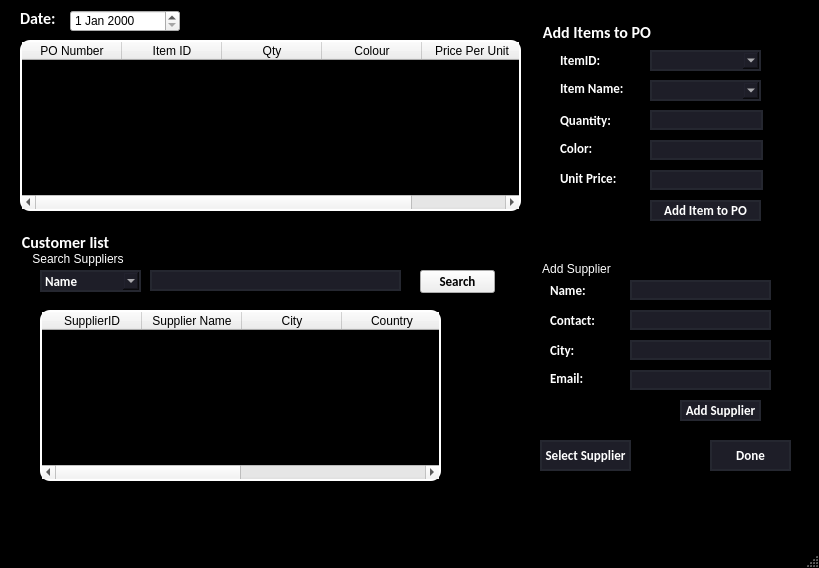
<?xml version="1.0" encoding="UTF-8"?>
<ui version="4.0">
 <class>MainWindow</class>
 <widget class="QMainWindow" name="MainWindow">
  <property name="geometry">
   <rect>
    <x>0</x>
    <y>0</y>
    <width>819</width>
    <height>568</height>
   </rect>
  </property>
  <property name="windowTitle">
   <string>MainWindow</string>
  </property>
  <property name="styleSheet">
   <string notr="true">QMainWindow{
	background-color: rgb(0,0,0);
}

QMenuBar{
background-color: rgb(0,0,0);
}</string>
  </property>
  <widget class="QWidget" name="centralwidget">
   <widget class="QGroupBox" name="groupBox_2">
    <property name="geometry">
     <rect>
      <x>20</x>
      <y>230</y>
      <width>791</width>
      <height>291</height>
     </rect>
    </property>
    <property name="font">
     <font>
      <family>Calibri</family>
      <pointsize>12</pointsize>
      <weight>75</weight>
      <bold>true</bold>
     </font>
    </property>
    <property name="styleSheet">
     <string notr="true">QGroupBox {
    background-color: rgb(0,0,0);
    border: 1px solid black;
    color: white; 
}</string>
    </property>
    <property name="title">
     <string>Customer list</string>
    </property>
    <widget class="QGroupBox" name="groupBox_3">
     <property name="geometry">
      <rect>
       <x>10</x>
       <y>20</y>
       <width>481</width>
       <height>51</height>
      </rect>
     </property>
     <property name="title">
      <string>Search Suppliers</string>
     </property>
     <widget class="QComboBox" name="customerSearchCombo">
      <property name="geometry">
       <rect>
        <x>10</x>
        <y>20</y>
        <width>101</width>
        <height>22</height>
       </rect>
      </property>
      <property name="font">
       <font>
        <family>Calibri</family>
        <pointsize>10</pointsize>
        <weight>75</weight>
        <bold>true</bold>
       </font>
      </property>
      <property name="styleSheet">
       <string notr="true">QComboBox QAbstractItemView {
    background-color: rgb(30, 30, 40);
    color: #FFF;
    selection-background-color: rgb(53, 53, 71);
    selection-color: #FFF;
}


QComboBox{
	background-color: rgb(30, 30, 40);
	color: rgb(255,255,255);
	border: 2px solid rgb(37, 39, 48);
}

QComboBox:hover{
	border: 2px solid rgb(53, 53, 71);
	
	background-color: rgb(40, 40, 54);
}</string>
      </property>
      <item>
       <property name="text">
        <string>Name</string>
       </property>
      </item>
      <item>
       <property name="text">
        <string>SupplierID</string>
       </property>
      </item>
     </widget>
     <widget class="QLineEdit" name="customerSearchLine">
      <property name="geometry">
       <rect>
        <x>120</x>
        <y>20</y>
        <width>251</width>
        <height>21</height>
       </rect>
      </property>
      <property name="styleSheet">
       <string notr="true">QLineEdit{
	border: 2px solid rgb(37, 39, 48);
	border-radius: 100px;
	color: #FFF;
	background-color: rgb(30, 30, 40);

}

QLineEdit:hover{
	border: 2px solid rgb(53, 53, 71)
}

QLineEdit: focus{
	border: 2px solid rgb(85, 170, 255);
}</string>
      </property>
     </widget>
     <widget class="QPushButton" name="customerSearchButton">
      <property name="geometry">
       <rect>
        <x>390</x>
        <y>20</y>
        <width>75</width>
        <height>23</height>
       </rect>
      </property>
      <property name="font">
       <font>
        <family>Calibri</family>
        <pointsize>10</pointsize>
        <weight>75</weight>
        <bold>true</bold>
       </font>
      </property>
      <property name="text">
       <string>Search</string>
      </property>
     </widget>
    </widget>
    <widget class="QGroupBox" name="groupBox_4">
     <property name="geometry">
      <rect>
       <x>520</x>
       <y>30</y>
       <width>251</width>
       <height>171</height>
      </rect>
     </property>
     <property name="styleSheet">
      <string notr="true">QGroupBox {
    background-color: rgb(0,0,0);
    border: 1px solid black;
    color: white; 
}</string>
     </property>
     <property name="title">
      <string>Add Supplier</string>
     </property>
     <widget class="QLabel" name="label">
      <property name="geometry">
       <rect>
        <x>10</x>
        <y>20</y>
        <width>41</width>
        <height>21</height>
       </rect>
      </property>
      <property name="font">
       <font>
        <family>Calibri</family>
        <pointsize>10</pointsize>
        <weight>75</weight>
        <bold>true</bold>
       </font>
      </property>
      <property name="styleSheet">
       <string notr="true">QLabel{
	color: #FFF;
}</string>
      </property>
      <property name="text">
       <string>Name:</string>
      </property>
     </widget>
     <widget class="QLabel" name="label_2">
      <property name="geometry">
       <rect>
        <x>10</x>
        <y>50</y>
        <width>71</width>
        <height>20</height>
       </rect>
      </property>
      <property name="font">
       <font>
        <family>Calibri</family>
        <pointsize>10</pointsize>
        <weight>75</weight>
        <bold>true</bold>
       </font>
      </property>
      <property name="styleSheet">
       <string notr="true">QLabel{
	color: #FFF;
}</string>
      </property>
      <property name="text">
       <string>Contact:</string>
      </property>
     </widget>
     <widget class="QLabel" name="label_3">
      <property name="geometry">
       <rect>
        <x>10</x>
        <y>80</y>
        <width>61</width>
        <height>20</height>
       </rect>
      </property>
      <property name="font">
       <font>
        <family>Calibri</family>
        <pointsize>10</pointsize>
        <weight>75</weight>
        <bold>true</bold>
       </font>
      </property>
      <property name="styleSheet">
       <string notr="true">QLabel{
	color: #FFF;
}</string>
      </property>
      <property name="text">
       <string>City:</string>
      </property>
     </widget>
     <widget class="QLabel" name="label_4">
      <property name="geometry">
       <rect>
        <x>10</x>
        <y>110</y>
        <width>41</width>
        <height>16</height>
       </rect>
      </property>
      <property name="font">
       <font>
        <family>Calibri</family>
        <pointsize>10</pointsize>
        <weight>75</weight>
        <bold>true</bold>
       </font>
      </property>
      <property name="styleSheet">
       <string notr="true">QLabel{
	color: #FFF;
}</string>
      </property>
      <property name="text">
       <string>Email:</string>
      </property>
     </widget>
     <widget class="QLineEdit" name="customerNameLine">
      <property name="geometry">
       <rect>
        <x>90</x>
        <y>20</y>
        <width>141</width>
        <height>20</height>
       </rect>
      </property>
      <property name="styleSheet">
       <string notr="true">QLineEdit{
	border: 2px solid rgb(37, 39, 48);
	border-radius: 100px;
	color: #FFF;
	background-color: rgb(30, 30, 40);

}

QLineEdit:hover{
	border: 2px solid rgb(53, 53, 71)
}

QLineEdit: focus{
	border: 2px solid rgb(85, 170, 255);
}</string>
      </property>
     </widget>
     <widget class="QLineEdit" name="customerContactLine">
      <property name="geometry">
       <rect>
        <x>90</x>
        <y>50</y>
        <width>141</width>
        <height>20</height>
       </rect>
      </property>
      <property name="styleSheet">
       <string notr="true">QLineEdit{
	border: 2px solid rgb(37, 39, 48);
	border-radius: 100px;
	color: #FFF;
	background-color: rgb(30, 30, 40);

}

QLineEdit:hover{
	border: 2px solid rgb(53, 53, 71)
}

QLineEdit: focus{
	border: 2px solid rgb(85, 170, 255);
}</string>
      </property>
     </widget>
     <widget class="QLineEdit" name="customerAddressLine">
      <property name="geometry">
       <rect>
        <x>90</x>
        <y>80</y>
        <width>141</width>
        <height>20</height>
       </rect>
      </property>
      <property name="styleSheet">
       <string notr="true">QLineEdit{
	border: 2px solid rgb(37, 39, 48);
	border-radius: 100px;
	color: #FFF;
	background-color: rgb(30, 30, 40);

}

QLineEdit:hover{
	border: 2px solid rgb(53, 53, 71)
}

QLineEdit: focus{
	border: 2px solid rgb(85, 170, 255);
}</string>
      </property>
     </widget>
     <widget class="QLineEdit" name="customerEmailLine">
      <property name="geometry">
       <rect>
        <x>90</x>
        <y>110</y>
        <width>141</width>
        <height>20</height>
       </rect>
      </property>
      <property name="styleSheet">
       <string notr="true">QLineEdit{
	border: 2px solid rgb(37, 39, 48);
	border-radius: 100px;
	color: #FFF;
	background-color: rgb(30, 30, 40);

}

QLineEdit:hover{
	border: 2px solid rgb(53, 53, 71)
}

QLineEdit: focus{
	border: 2px solid rgb(85, 170, 255);
}</string>
      </property>
     </widget>
     <widget class="QPushButton" name="addCustomerButton">
      <property name="geometry">
       <rect>
        <x>140</x>
        <y>140</y>
        <width>81</width>
        <height>21</height>
       </rect>
      </property>
      <property name="font">
       <font>
        <family>Calibri</family>
        <pointsize>10</pointsize>
        <weight>75</weight>
        <bold>true</bold>
       </font>
      </property>
      <property name="styleSheet">
       <string notr="true">QPushButton{
	border: 2px solid rgb(37, 39, 48);
	border-radius: 100px;
	color: #FFF;
	background-color: rgb(30, 30, 40);
	
}

QPushButton:hover{
	border: 2px solid rgb(53, 53, 71)
}</string>
      </property>
      <property name="text">
       <string>Add Supplier</string>
      </property>
     </widget>
    </widget>
    <widget class="QPushButton" name="selectCustomerButton">
     <property name="geometry">
      <rect>
       <x>520</x>
       <y>210</y>
       <width>91</width>
       <height>31</height>
      </rect>
     </property>
     <property name="font">
      <font>
       <family>Calibri</family>
       <pointsize>10</pointsize>
       <weight>75</weight>
       <bold>true</bold>
      </font>
     </property>
     <property name="styleSheet">
      <string notr="true">QPushButton{
	border: 2px solid rgb(37, 39, 48);
	border-radius: 100px;
	color: #FFF;
	background-color: rgb(30, 30, 40);
	
}

QPushButton:hover{
	border: 2px solid rgb(53, 53, 71)
}</string>
     </property>
     <property name="text">
      <string>Select Supplier</string>
     </property>
    </widget>
    <widget class="QPushButton" name="doneButton">
     <property name="geometry">
      <rect>
       <x>690</x>
       <y>210</y>
       <width>81</width>
       <height>31</height>
      </rect>
     </property>
     <property name="font">
      <font>
       <family>Calibri</family>
       <pointsize>10</pointsize>
       <weight>75</weight>
       <bold>true</bold>
      </font>
     </property>
     <property name="styleSheet">
      <string notr="true">QPushButton{
	border: 2px solid rgb(37, 39, 48);
	border-radius: 100px;
	color: #FFF;
	background-color: rgb(30, 30, 40);
	
}

QPushButton:hover{
	border: 2px solid rgb(53, 53, 71)
}</string>
     </property>
     <property name="text">
      <string>Done</string>
     </property>
    </widget>
    <widget class="QTableWidget" name="supplierList">
     <property name="geometry">
      <rect>
       <x>20</x>
       <y>80</y>
       <width>401</width>
       <height>171</height>
      </rect>
     </property>
     <property name="maximumSize">
      <size>
       <width>401</width>
       <height>16777215</height>
      </size>
     </property>
     <property name="font">
      <font>
       <family>Calibri</family>
       <pointsize>10</pointsize>
       <weight>75</weight>
       <bold>true</bold>
      </font>
     </property>
     <property name="styleSheet">
      <string notr="true">QTableWidget{
	background-color: rgb(0,0,0);
	gridline-color: rgb(255, 255, 255);
	color: rgb(255,255,255);
	border-radius: 10px;
	border: 2px solid rgb(255,255,255);
	selection-background-color: rgb(46, 46, 62);
}</string>
     </property>
     <property name="wordWrap">
      <bool>true</bool>
     </property>
     <column>
      <property name="text">
       <string>SupplierID</string>
      </property>
     </column>
     <column>
      <property name="text">
       <string>Supplier Name</string>
      </property>
     </column>
     <column>
      <property name="text">
       <string>City</string>
      </property>
     </column>
     <column>
      <property name="text">
       <string>Country</string>
      </property>
     </column>
     <column>
      <property name="text">
       <string>Email</string>
      </property>
     </column>
     <column>
      <property name="text">
       <string>Contact. No</string>
      </property>
     </column>
    </widget>
   </widget>
   <widget class="QLabel" name="label_5">
    <property name="geometry">
     <rect>
      <x>20</x>
      <y>10</y>
      <width>41</width>
      <height>16</height>
     </rect>
    </property>
    <property name="font">
     <font>
      <family>Calibri</family>
      <pointsize>12</pointsize>
      <weight>75</weight>
      <bold>true</bold>
     </font>
    </property>
    <property name="styleSheet">
     <string notr="true">QLabel{
	color: #FFF;
}</string>
    </property>
    <property name="text">
     <string>Date:</string>
    </property>
   </widget>
   <widget class="QDateEdit" name="orderDateEdit">
    <property name="geometry">
     <rect>
      <x>70</x>
      <y>10</y>
      <width>110</width>
      <height>22</height>
     </rect>
    </property>
   </widget>
   <widget class="QGroupBox" name="groupBox">
    <property name="geometry">
     <rect>
      <x>540</x>
      <y>20</y>
      <width>271</width>
      <height>201</height>
     </rect>
    </property>
    <property name="font">
     <font>
      <family>Calibri</family>
      <pointsize>12</pointsize>
      <weight>75</weight>
      <bold>true</bold>
     </font>
    </property>
    <property name="styleSheet">
     <string notr="true">QGroupBox {
    background-color: rgb(0,0,0);
    border: 1px solid black;
    color: white; 
}</string>
    </property>
    <property name="title">
     <string>Add Items to PO</string>
    </property>
    <widget class="QComboBox" name="itemIDCombo">
     <property name="geometry">
      <rect>
       <x>110</x>
       <y>30</y>
       <width>111</width>
       <height>21</height>
      </rect>
     </property>
     <property name="font">
      <font>
       <pointsize>10</pointsize>
      </font>
     </property>
     <property name="styleSheet">
      <string notr="true">QComboBox QAbstractItemView {
    background-color: rgb(30, 30, 40);
    color: #FFF;
    selection-background-color: rgb(53, 53, 71);
    selection-color: #FFF;
}


QComboBox{
	background-color: rgb(30, 30, 40);
	color: rgb(255,255,255);
	border: 2px solid rgb(37, 39, 48);
}

QComboBox:hover{
	border: 2px solid rgb(53, 53, 71);
	
	background-color: rgb(40, 40, 54);
}</string>
     </property>
     <item>
      <property name="text">
       <string/>
      </property>
     </item>
     <item>
      <property name="text">
       <string>101</string>
      </property>
     </item>
     <item>
      <property name="text">
       <string>102</string>
      </property>
     </item>
     <item>
      <property name="text">
       <string>103</string>
      </property>
     </item>
     <item>
      <property name="text">
       <string>104</string>
      </property>
     </item>
     <item>
      <property name="text">
       <string>201</string>
      </property>
     </item>
     <item>
      <property name="text">
       <string>202</string>
      </property>
     </item>
     <item>
      <property name="text">
       <string>203</string>
      </property>
     </item>
     <item>
      <property name="text">
       <string>204</string>
      </property>
     </item>
     <item>
      <property name="text">
       <string>301</string>
      </property>
     </item>
     <item>
      <property name="text">
       <string>302</string>
      </property>
     </item>
     <item>
      <property name="text">
       <string>303</string>
      </property>
     </item>
     <item>
      <property name="text">
       <string>304</string>
      </property>
     </item>
     <item>
      <property name="text">
       <string>401</string>
      </property>
     </item>
     <item>
      <property name="text">
       <string>402</string>
      </property>
     </item>
     <item>
      <property name="text">
       <string>501</string>
      </property>
     </item>
    </widget>
    <widget class="QComboBox" name="itemNameCombo">
     <property name="geometry">
      <rect>
       <x>110</x>
       <y>60</y>
       <width>111</width>
       <height>21</height>
      </rect>
     </property>
     <property name="font">
      <font>
       <pointsize>10</pointsize>
      </font>
     </property>
     <property name="styleSheet">
      <string notr="true">QComboBox QAbstractItemView {
    background-color: rgb(30, 30, 40);
    color: #FFF;
    selection-background-color: rgb(53, 53, 71);
    selection-color: #FFF;
}


QComboBox{
	background-color: rgb(30, 30, 40);
	color: rgb(255,255,255);
	border: 2px solid rgb(37, 39, 48);
}

QComboBox:hover{
	border: 2px solid rgb(53, 53, 71);
	
	background-color: rgb(40, 40, 54);
}</string>
     </property>
     <item>
      <property name="text">
       <string/>
      </property>
     </item>
     <item>
      <property name="text">
       <string>Tumbler</string>
      </property>
     </item>
     <item>
      <property name="text">
       <string>Metallic Bottle</string>
      </property>
     </item>
     <item>
      <property name="text">
       <string>Metallic Straw</string>
      </property>
     </item>
     <item>
      <property name="text">
       <string>Tote Bags</string>
      </property>
     </item>
     <item>
      <property name="text">
       <string>Glass Tumbler</string>
      </property>
     </item>
    </widget>
    <widget class="QLineEdit" name="unitPriceLine">
     <property name="geometry">
      <rect>
       <x>110</x>
       <y>150</y>
       <width>113</width>
       <height>20</height>
      </rect>
     </property>
     <property name="styleSheet">
      <string notr="true">QLineEdit{
	border: 2px solid rgb(37, 39, 48);
	border-radius: 100px;
	color: #FFF;
	background-color: rgb(30, 30, 40);

}

QLineEdit:hover{
	border: 2px solid rgb(53, 53, 71)
}

QLineEdit: focus{
	border: 2px solid rgb(85, 170, 255);
}</string>
     </property>
    </widget>
    <widget class="QPushButton" name="addItemsButton">
     <property name="geometry">
      <rect>
       <x>110</x>
       <y>180</y>
       <width>111</width>
       <height>21</height>
      </rect>
     </property>
     <property name="font">
      <font>
       <family>Calibri</family>
       <pointsize>10</pointsize>
       <weight>75</weight>
       <bold>true</bold>
      </font>
     </property>
     <property name="styleSheet">
      <string notr="true">QPushButton{
	border: 2px solid rgb(37, 39, 48);
	border-radius: 100px;
	color: #FFF;
	background-color: rgb(30, 30, 40);
	
}

QPushButton:hover{
	border: 2px solid rgb(53, 53, 71)
}</string>
     </property>
     <property name="text">
      <string>Add Item to PO</string>
     </property>
    </widget>
    <widget class="QLabel" name="label_6">
     <property name="geometry">
      <rect>
       <x>20</x>
       <y>30</y>
       <width>61</width>
       <height>21</height>
      </rect>
     </property>
     <property name="font">
      <font>
       <family>Calibri</family>
       <pointsize>10</pointsize>
       <weight>75</weight>
       <bold>true</bold>
      </font>
     </property>
     <property name="styleSheet">
      <string notr="true">QLabel{
	color: #FFF;
}</string>
     </property>
     <property name="text">
      <string>ItemID:</string>
     </property>
    </widget>
    <widget class="QLabel" name="label_7">
     <property name="geometry">
      <rect>
       <x>20</x>
       <y>60</y>
       <width>71</width>
       <height>16</height>
      </rect>
     </property>
     <property name="font">
      <font>
       <family>Calibri</family>
       <pointsize>10</pointsize>
       <weight>75</weight>
       <bold>true</bold>
      </font>
     </property>
     <property name="styleSheet">
      <string notr="true">QLabel{
	color: #FFF;
}</string>
     </property>
     <property name="text">
      <string>Item Name:</string>
     </property>
    </widget>
    <widget class="QLabel" name="label_8">
     <property name="geometry">
      <rect>
       <x>20</x>
       <y>90</y>
       <width>61</width>
       <height>21</height>
      </rect>
     </property>
     <property name="font">
      <font>
       <family>Calibri</family>
       <pointsize>10</pointsize>
       <weight>75</weight>
       <bold>true</bold>
      </font>
     </property>
     <property name="styleSheet">
      <string notr="true">QLabel{
	color: #FFF;
}</string>
     </property>
     <property name="text">
      <string>Quantity:</string>
     </property>
    </widget>
    <widget class="QLabel" name="label_9">
     <property name="geometry">
      <rect>
       <x>20</x>
       <y>120</y>
       <width>61</width>
       <height>16</height>
      </rect>
     </property>
     <property name="font">
      <font>
       <family>Calibri</family>
       <pointsize>10</pointsize>
       <weight>75</weight>
       <bold>true</bold>
      </font>
     </property>
     <property name="styleSheet">
      <string notr="true">QLabel{
	color: #FFF;
}</string>
     </property>
     <property name="text">
      <string>Color:</string>
     </property>
    </widget>
    <widget class="QLabel" name="label_10">
     <property name="geometry">
      <rect>
       <x>20</x>
       <y>150</y>
       <width>61</width>
       <height>16</height>
      </rect>
     </property>
     <property name="font">
      <font>
       <family>Calibri</family>
       <pointsize>10</pointsize>
       <weight>75</weight>
       <bold>true</bold>
      </font>
     </property>
     <property name="styleSheet">
      <string notr="true">QLabel{
	color: #FFF;
}</string>
     </property>
     <property name="text">
      <string>Unit Price:</string>
     </property>
    </widget>
    <widget class="QLineEdit" name="quantityLine">
     <property name="geometry">
      <rect>
       <x>110</x>
       <y>90</y>
       <width>113</width>
       <height>20</height>
      </rect>
     </property>
     <property name="styleSheet">
      <string notr="true">QLineEdit{
	border: 2px solid rgb(37, 39, 48);
	border-radius: 100px;
	color: #FFF;
	background-color: rgb(30, 30, 40);

}

QLineEdit:hover{
	border: 2px solid rgb(53, 53, 71)
}

QLineEdit: focus{
	border: 2px solid rgb(85, 170, 255);
}</string>
     </property>
    </widget>
    <widget class="QLineEdit" name="colourLine">
     <property name="geometry">
      <rect>
       <x>110</x>
       <y>120</y>
       <width>113</width>
       <height>20</height>
      </rect>
     </property>
     <property name="styleSheet">
      <string notr="true">QLineEdit{
	border: 2px solid rgb(37, 39, 48);
	border-radius: 100px;
	color: #FFF;
	background-color: rgb(30, 30, 40);

}

QLineEdit:hover{
	border: 2px solid rgb(53, 53, 71)
}

QLineEdit: focus{
	border: 2px solid rgb(85, 170, 255);
}</string>
     </property>
    </widget>
   </widget>
   <widget class="QTableWidget" name="itemDetailsTable">
    <property name="geometry">
     <rect>
      <x>20</x>
      <y>40</y>
      <width>501</width>
      <height>171</height>
     </rect>
    </property>
    <property name="styleSheet">
     <string notr="true">QTableWidget{
	background-color: rgb(0,0,0);
	gridline-color: rgb(255, 255, 255);
	color: rgb(255,255,255);
	border-radius: 10px;
	border: 2px solid rgb(255,255,255);
	selection-background-color: rgb(46, 46, 62);
}</string>
    </property>
    <column>
     <property name="text">
      <string>PO Number</string>
     </property>
    </column>
    <column>
     <property name="text">
      <string>Item ID</string>
     </property>
    </column>
    <column>
     <property name="text">
      <string>Qty</string>
     </property>
    </column>
    <column>
     <property name="text">
      <string>Colour</string>
     </property>
    </column>
    <column>
     <property name="text">
      <string>Price Per Unit</string>
     </property>
    </column>
   </widget>
  </widget>
  <widget class="QMenuBar" name="menubar">
   <property name="geometry">
    <rect>
     <x>0</x>
     <y>0</y>
     <width>819</width>
     <height>18</height>
    </rect>
   </property>
  </widget>
  <widget class="QStatusBar" name="statusbar"/>
 </widget>
 <resources/>
 <connections/>
</ui>
